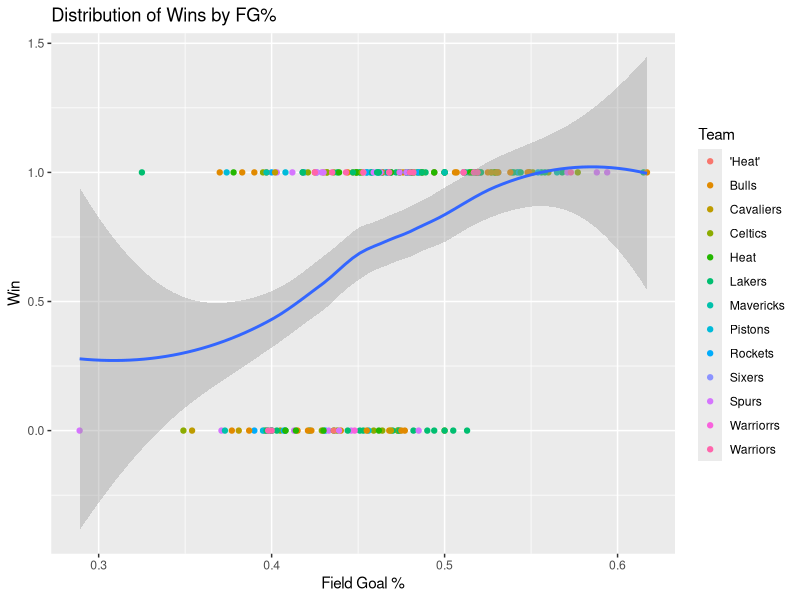

Reproduce this figure in R.
library(dplyr)
library(ggplot2)

getwd()
nba <- read.csv("Datasets/championsdata.csv")
View(nba)

#filtering the observations of your dataset based on one or more variable using filter()
lakersCeltics <- filter(nba, Team == c("Lakers", "Celtics"))

#create a smaller dataset with a subset of variables using select()
newNBA <- select(nba, Team, Win, PTS, FG, FGP, TP, TPP, FT, FTP)       

#Add 2 new columns to your dataset using mutate()
newNBA <- mutate(newNBA,
       Team_ppg = mean(PTS, na.rm = T),
       .by = Team)

newNBA <- mutate(newNBA,
       Team_sum_wins = sum(Win, na.rm = T),
       .by = Team)

#Create a data table of grouped summaries on at least one numeric variable by at least 
#one categorical variable using summarize()
summarizeNBA <- summarize(newNBA,
          Team_ppg = mean(PTS, na.rm = T),
          count = n(),
          .by = Team)

#Reorder a data table of your choice by one or more variables using arrange()
reorderNBA <- arrange(newNBA, Team, desc(PTS))

#Create at least one new visualization using some form of an updated dataset
ggplot(data = newNBA, aes(x = FGP, y = Win)) + 
  geom_point(aes(color = Team)) + 
  geom_smooth() +
  labs(x = "Field Goal %",
       y = "Win",
       title = "Distribution of Wins by FG%")

